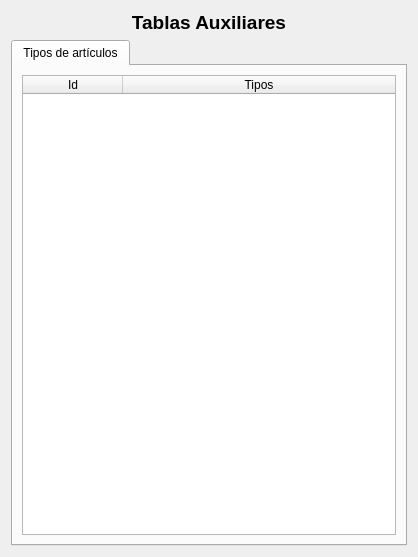
<?xml version="1.0" encoding="UTF-8"?>
<ui version="4.0">
 <class>frmTablasAuxiliares</class>
 <widget class="QDialog" name="frmTablasAuxiliares">
  <property name="geometry">
   <rect>
    <x>0</x>
    <y>0</y>
    <width>418</width>
    <height>557</height>
   </rect>
  </property>
  <property name="windowTitle">
   <string>gnuOptics &gt; Tablas auxiliares</string>
  </property>
  <layout class="QHBoxLayout" name="horizontalLayout">
   <item>
    <layout class="QVBoxLayout" name="verticalLayout">
     <item>
      <widget class="QLabel" name="label">
       <property name="font">
        <font>
         <pointsize>14</pointsize>
         <weight>75</weight>
         <bold>true</bold>
        </font>
       </property>
       <property name="text">
        <string>Tablas Auxiliares</string>
       </property>
       <property name="alignment">
        <set>Qt::AlignCenter</set>
       </property>
      </widget>
     </item>
     <item>
      <widget class="QTabWidget" name="tabWidget">
       <property name="currentIndex">
        <number>0</number>
       </property>
       <widget class="QWidget" name="tabTipos">
        <attribute name="title">
         <string>Tipos de artículos</string>
        </attribute>
        <layout class="QHBoxLayout" name="horizontalLayout_2">
         <item>
          <widget class="QTableWidget" name="tblTipos">
           <attribute name="horizontalHeaderStretchLastSection">
            <bool>true</bool>
           </attribute>
           <attribute name="verticalHeaderVisible">
            <bool>false</bool>
           </attribute>
           <attribute name="verticalHeaderVisible">
            <bool>false</bool>
           </attribute>
           <attribute name="horizontalHeaderStretchLastSection">
            <bool>true</bool>
           </attribute>
           <column>
            <property name="text">
             <string>Id</string>
            </property>
           </column>
           <column>
            <property name="text">
             <string>Tipos</string>
            </property>
           </column>
          </widget>
         </item>
        </layout>
       </widget>
      </widget>
     </item>
    </layout>
   </item>
  </layout>
  <action name="actionTiposNuevo">
   <property name="icon">
    <iconset resource="../images/gnuoptics.qrc">
     <normaloff>:/gnuoptics/star.png</normaloff>:/gnuoptics/star.png</iconset>
   </property>
   <property name="text">
    <string>Tipo nuevo</string>
   </property>
  </action>
  <action name="actionTiposBorrar">
   <property name="icon">
    <iconset resource="../images/gnuoptics.qrc">
     <normaloff>:/gnuoptics/list-remove.png</normaloff>:/gnuoptics/list-remove.png</iconset>
   </property>
   <property name="text">
    <string>Borrar tipo</string>
   </property>
  </action>
  <action name="actionTiposModificar">
   <property name="icon">
    <iconset resource="../images/gnuoptics.qrc">
     <normaloff>:/gnuoptics/document-edit.png</normaloff>:/gnuoptics/document-edit.png</iconset>
   </property>
   <property name="text">
    <string>Modificar tipo</string>
   </property>
  </action>
 </widget>
 <resources>
  <include location="../images/gnuoptics.qrc"/>
 </resources>
 <connections/>
</ui>
